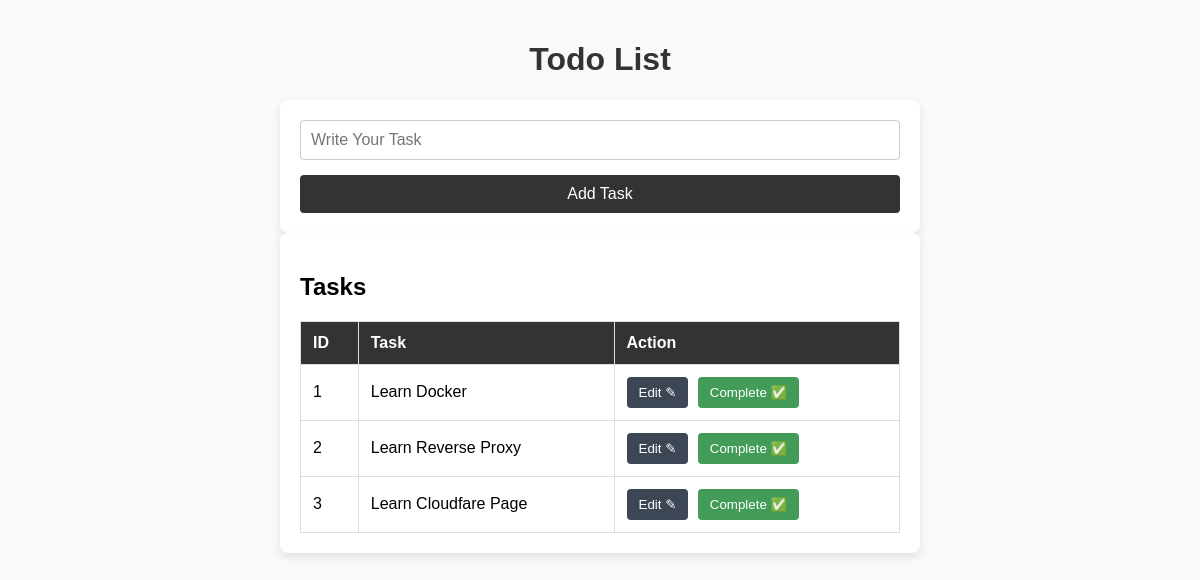
Page /todo/ on the earlier database version.
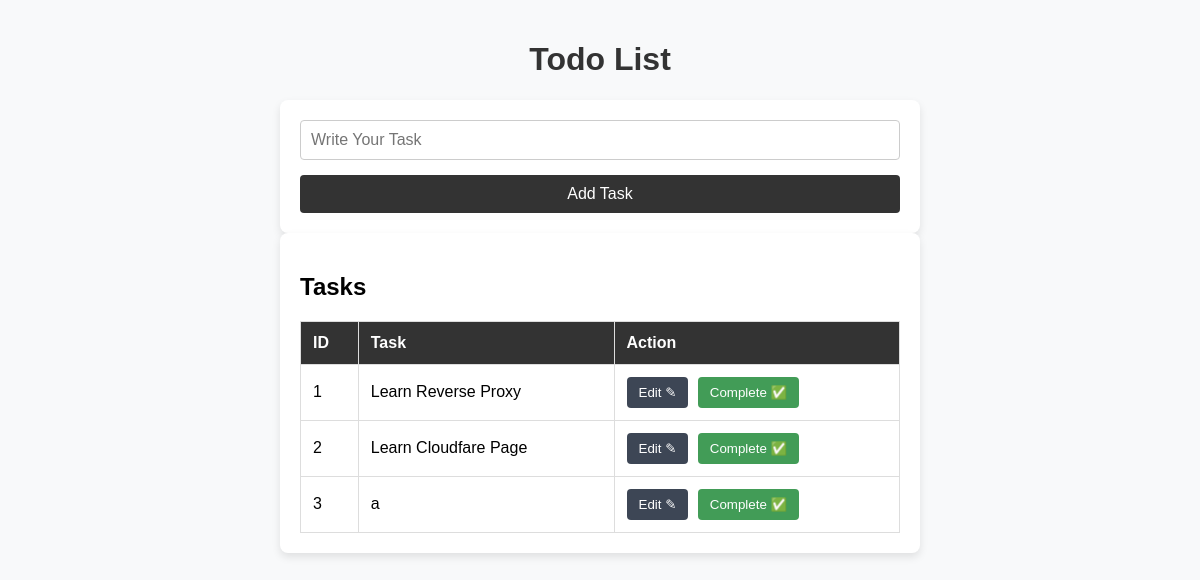
Same page on the later database version.
### todo/models.py (models this page shows)
class Task(models.Model):
    unique_id=models.AutoField(primary_key=True, unique=True)
    task=models.CharField(max_length=100)

### todo/views.py (the view)
# urls.py: path('', index, name="index"),
def index(request):
    if request.method == 'POST':
        form = TaskForm(request.POST)
        if form.is_valid():
            form.save()
            return redirect(reverse('index'))
    else:
        form = TaskForm()
    tasks = Task.objects.all()
    context = {'tasks': tasks, 'form': form}
    return render(request, 'todo/index.html', context)

### todo/forms.py
class TaskForm(ModelForm):
    class Meta:
        model=Task
        fields=[
            'unique_id',
            'task',
        ]

### todo/templates/todo/index.html (shortened to what this page needs)
<!DOCTYPE html>
<html lang="en">
<head>
</head>
<body>
    <h1>Todo List</h1>
    <div class="container">
        <form method="POST">
            <input type="text" name="task" placeholder="Write Your Task">
            <button type="submit" class="submit-button">Add Task</button>
        </form>
    </div>
    <div class="container">
        <h2>Tasks</h2>
        <table>
            <tr>
                <th>ID</th>
                <th>Task</th>
                <th>Action</th>
            </tr>
            {% for i in tasks %}
            <tr>
                <td>{{ forloop.counter }}</td>
                <td>{{ i.task }}</td>
                <td class="action-buttons">
                    <a href="{% url 'edit' i.unique_id %}"><button>Edit ✎</button></a>
                    <a href="{% url 'delete' i.unique_id %}"><button class="delete-btn">Complete ✅</button></a>
                </td>
            </tr>
            {% endfor %}
        </table>
    </div>
</body>
</html>

### todo/templates/todo/index.html (style rules this page uses)
body { font-family: 'Arial', sans-serif; background-color: #f8f9fa; margin: 0; padding: 20px; display: flex; flex-direction: column; align-items: center; }
.container { width: 100%; max-width: 600px; background: white; padding: 20px; border-radius: 8px; box-shadow: 0 4px 8px rgba(0, 0, 0, 0.1); }
h1 { text-align: center; color: #333; }
form { display: flex; flex-direction: column; }
input[type="text"] { padding: 10px; margin-bottom: 15px; border: 1px solid #ccc; border-radius: 4px; font-size: 16px; }
.submit-button { background-color: #333; color: white; border: none; padding: 10px; font-size: 16px; border-radius: 4px; cursor: pointer; }
table { width: 100%; border-collapse: collapse; margin-top: 20px; }
th, td { padding: 12px; border: 1px solid #ddd; text-align: left; }
th { background-color: #333; color: white; }
.action-buttons a button { background-color: #3d4655; color: white; border: none; padding: 8px 12px; margin-right: 5px; cursor: pointer; border-radius: 4px; }
.delete-btn { background-color: #429c57 !important; }

Differences in the rows shown:
removed Task: task "Learn Docker"
added Task: task "a"
